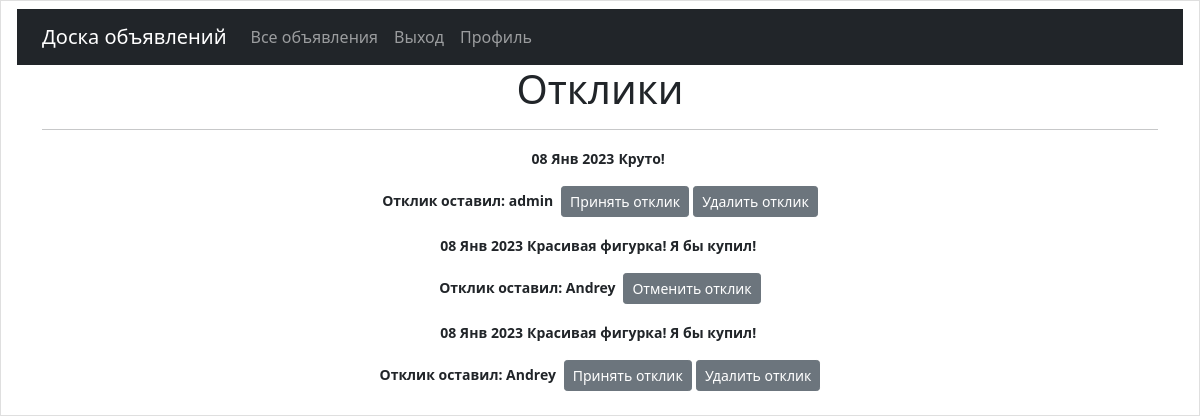
Before: /bulletin/10/user_response (signed in) with the older database file.
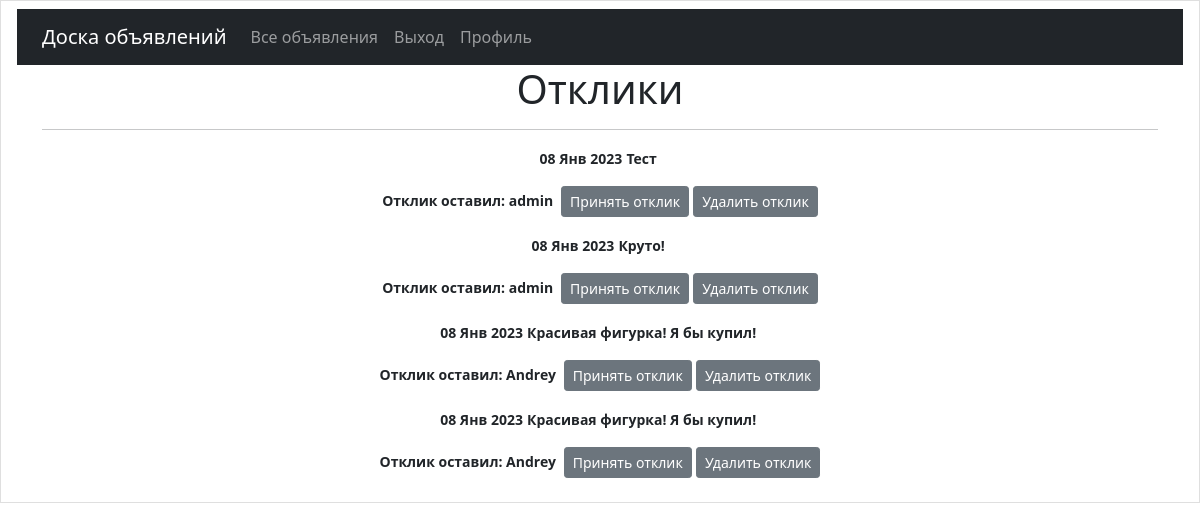
After: the same page with the newer database file.
### bulletin/models.py (models this page shows, shortened)
class Response(models.Model):
    class Meta:
        verbose_name = u"Комментарий к новости"
        verbose_name_plural = u"Комментарии к новостям"
    commentPost = models.ForeignKey(Post, on_delete=models.CASCADE, verbose_name='Объявление')
    commentUser = models.ForeignKey(User, on_delete=models.CASCADE, verbose_name='Пользователь')
    text = models.TextField(verbose_name='Отклик')
    dateCreation = models.DateTimeField(auto_now_add=True, verbose_name='Дата')
    status = models.BooleanField(default=False)

### bulletin/views.py (the view)
# urls.py: path('<int:pk>/user_response', user_response, name='user_response'),
@login_required
def user_response(request, pk):
    post = Post.objects.get(id=pk)
    response = Response.objects.filter(commentPost=post)
    return render(request, 'user_response.html', {
        'responses': response})

### bulletin/templatetags/custom_filters.py (called while the page is built)
@register.filter()
def censor(value):
    for word in black_words:
        value = value.replace(word[1:], '*' * (len(word) - 1))
    return value

### templates/user_response.html
{% extends 'flatpages/default.html' %}
{% load custom_filters %}
{% block content %}
<h1>Отклики </h1>
<hr>
           {% for response in responses|dictsortreversed:"dateCreation"%}
            <html class="list-group-item">
                    <p class="fw-bold">
                    <small class="fw-bold">{{ response.dateCreation|date:'d M Y' }}</small>
                    <small class="fw-bold">{{ response.text|censor }}&nbsp;</small></p>
                    <p><small class="fw-bold">Отклик оставил: {{ response.commentUser }}&nbsp;</small>
                        {% if response.status %}
                            <a href="{% url 'accept_response' response.id %}" class="btn btn-secondary btn-sm">Отменить отклик</a>
                            {% else %}
                            <a href="{% url 'accept_response' response.id %}" class="btn btn-secondary btn-sm">Принять отклик</a>
                            <a href="{% url 'delete_response' response.id %}" class="btn btn-secondary btn-sm">Удалить отклик</a></p>
                        {% endif %}
            {% endfor %}
{% endblock content %}

Changed rows visible on the page:
added Response: dateCreation "08 Янв 2023", text|censor "Тест", commentUser "admin", status "Принять отклик"
changed Response (number 3 of 4 on the later page): status "Отменить отклик" → "Принять отклик Удалить отклик"
